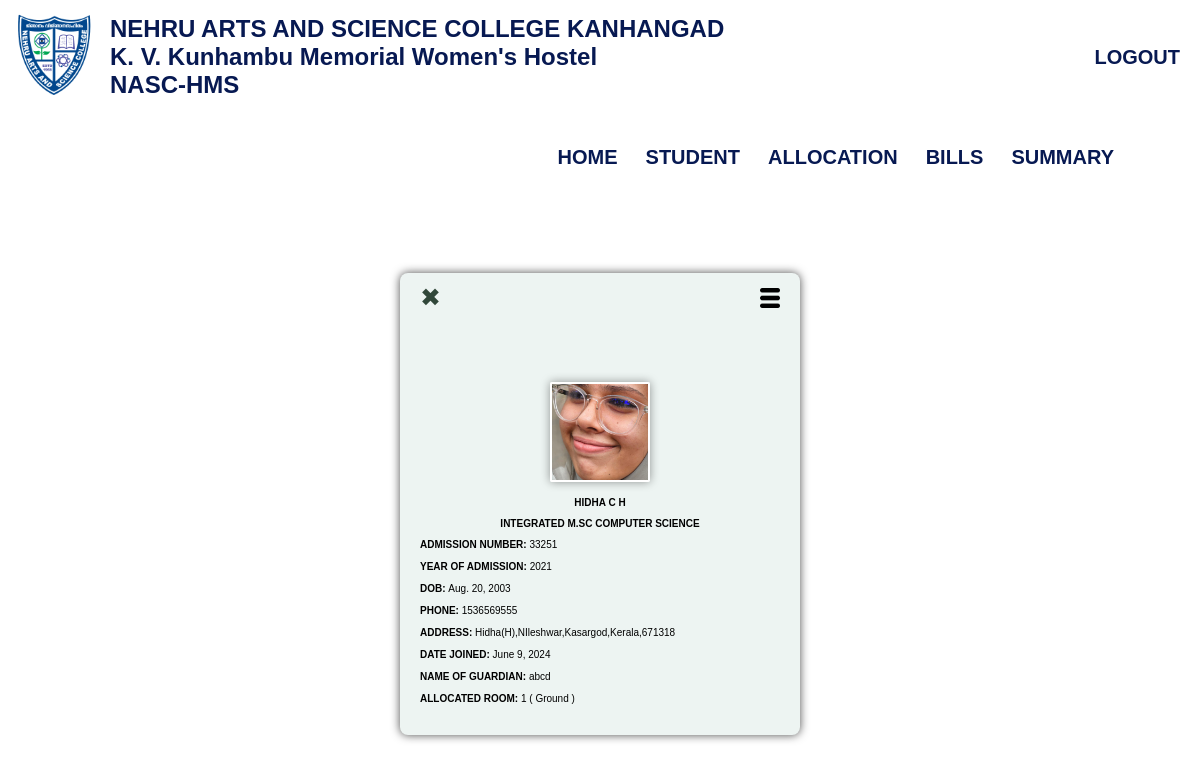
Page /view/1/ (signed in) on the committed database.
### hostel/models.py (models this page shows, shortened)
class Student(models.Model):
    admn_no = models.PositiveIntegerField(unique=True)
    name = models.CharField(max_length=50)
    year_of_admn = models.PositiveSmallIntegerField()
    dob = models.DateField()
    email = models.EmailField()
    photo = models.ImageField(upload_to="images/")
    contact_regex = RegexValidator(regex=r'^\d{10}$',message="Contact number must be a 10-digit number.")
    contact = models.CharField(validators=[contact_regex], max_length=10)  # Using CharField for contact with max length 10
    house_name = models.CharField(max_length=50)
    place = models.CharField(max_length=50)
    dist = models.CharField(max_length=50)
    state = models.CharField(max_length=50)
    pincode = models.PositiveIntegerField()
    parent_name = models.CharField(max_length=50)
    parent_occupation = models.CharField(max_length=100)
    annual_income = models.PositiveIntegerField()
    pgm = models.ForeignKey(Programme, on_delete=models.CASCADE)
    date_joined = models.DateField(auto_now_add=True)
    CATEGORY_CHOICES = [
        ('GENERAL', 'GENERAL'),
        ('OBC', 'OBC'),
        ('OEC', 'OEC'),
        ('SC', 'SC'),
        ('ST', 'ST'),
    ]
    category = models.CharField(max_length=20, choices=CATEGORY_CHOICES, default='GENERAL')
    EGRANTZ_CHOICES = [
        (True, 'Yes'),
        (False, 'No'),
    ]
    E_Grantz = models.BooleanField(choices=EGRANTZ_CHOICES)

class Programme(models.Model):
    pgm_id = models.SmallIntegerField(unique=True)
    pgm_name = models.CharField(max_length=100,unique=True)
    dept_id = models.ForeignKey(Department,on_delete=models.CASCADE)
    no_of_sems = models.PositiveSmallIntegerField()
    grad_choices = [('UG','UG'),('PG','PG')]
    grad_level = models.CharField(max_length=5,choices=grad_choices)
    def __str__(self):
        return self.pgm_name

class Allotment(models.Model):
    room_number = models.ForeignKey(Room,on_delete=models.CASCADE)
    name = models.OneToOneField(Student,on_delete=models.CASCADE)

class Room(models.Model):
    room_number = models.SmallIntegerField(unique=True)
    floor_choices = [('Ground','Ground'),('First','First'),('Second','Second')]
    floor = models.CharField(max_length=50, choices=floor_choices)
    def __str__(self):
        return str(self.room_number)

### hostel/views.py (the view)
# urls.py: path('view/<int:student_id>/',views.view_details,name='view_details'),
@group_required('admin')
def view_details(request, student_id):
    student = Student.objects.filter(id=student_id).select_related('pgm').first()
    room = Allotment.objects.filter(name_id=student_id).select_related('room_number').first()
    student_image_url = None
    if student and student.photo:
        student_image_url = settings.MEDIA_URL + str(student.photo)
    return render(request, "hostel/details.html", {'student': student, 'student_image_url': student_image_url,'room':room})

### hostel/templates/hostel/details.html (shortened to what this page needs)
{% extends 'hostel/base.html' %}
{% load static %}
{% block style %}
<link rel="stylesheet" href="{% static 'styles/details.css' %}">
{% endblock %}
{% block content %}
<div class="main">
    <div class="student-details">
        <div class="header-links">
            <a href="{% url 'view_student' %}" class="back-link" id="closeBtn">&#10006;</a>
            <img src="{% static 'options.png' %}" alt="Menu" class="menu" onclick="toggleModifyLinks()">
        </div>
        <div class="image-container">
            {% if student_image_url %}
                <img src="{{ student_image_url }}" alt="Student Image" class="student-photo">
            {% else %}
                <p>No image available</p>
            {% endif %}
        </div>
        <p class="name-pgm"><strong>{{student.name}}</strong></p>
        <p class="name-pgm">{{student.pgm}}</p>
        <div class="other-details">
            <p><strong>ADMISSION NUMBER: </strong>{{student.admn_no}}</p><br>
            <p><strong>YEAR OF ADMISSION: </strong>{{student.year_of_admn}}</p><br>
            <p><strong>DOB: </strong>{{student.dob}}</p><br>
            <p><strong>PHONE: </strong>{{student.contact}}</p><br>
            <p><strong>ADDRESS: </strong>{{student.house_name}},{{student.place}},{{student.dist}},{{student.state}},{{student.pincode}}</p><br>
            <p><strong>DATE JOINED: </strong>{{student.date_joined}}</p><br>
            <p><strong>NAME OF GUARDIAN: </strong>{{student.parent_name}}</p><br>
            {% if room %}
                <p><strong>ALLOCATED ROOM: </strong>{{room.room_number}} ( {{room.room_number.floor}} )</p><br>
            {% else %}
                <p><strong>ALLOCATED ROOM: </strong>Currently not allocated any room</p><br>
            {% endif %}
        </div>
    </div>
</div>
{% endblock %}

### hostel/templates/hostel/base.html (shortened to what this page needs)
{% load static %}
<!DOCTYPE html>
<html lang="en">
<head>
    <link rel="stylesheet" href="{% static 'styles/base.css' %}">
    {% block style %}
    {% endblock %}
</head>
<body>
    <section class="header">
        <div class="nasc">
            <div class="logo-heading">
                <a href="{% url 'home' %}"><img src="{% static 'logo.png' %}" id="logo"></a>
                <h1>NEHRU ARTS AND SCIENCE COLLEGE KANHANGAD <br> K. V. Kunhambu Memorial Women's Hostel <br> NASC-HMS </h1>
            </div>
            <form action="{% url 'logout' %}" method="post" class="logout-form">
                <button type="submit" value="Logout" class="logout-btn">Logout</button>
            </form>
        </div>
        <nav>
            <div class="nav-links" id="navLinks">
                <ul>
                    <li><a href="{% url 'home' %}">HOME</a></li>
                    <li><a href="">STUDENT</a>
                    </li>
                    <li><a href="">ALLOCATION</a>
                    </li>
                    <li><a href="{% url 'view_bill' %}">BILLS</a></li>
                    <li><a href="{% url 'view_attendance' %}">SUMMARY</a></li>
                </ul>
            </div>
        </nav>
            {% block content %}
            {% endblock %}
    </section>
</body>
</html>

### hostel/static/styles/base.css (style rules this page uses)
* { margin: 0; padding: 0; font-family: sans-serif; box-sizing: border-box; }
.nasc { padding: 10px; display: flex; justify-content: space-between; align-items: center; }
.logo-heading { display: flex; align-items: center; }
.nasc h1 { padding-left: 10px; color: #071952; }
.header { min-height: 100vh; width: 100%; background-position: center; background-size: cover; position: relative; }
.logout-form { margin-left: auto; }
.logout-btn { border: none; text-transform: uppercase; padding: 5px 10px; background-color: transparent; color: #071952; font-weight: bolder; font-size: 20px; }
nav { display: flex; padding: 2% 6%; justify-content: space-between; align-items: center; }
nav ul { display: inline-flex; list-style: none; color: #071952; }
nav ul li { list-style: none; display: inline-block; padding: 8px 14px; position: relative; }
nav ul li a { text-decoration: none; color: #071952; font-size: 20px; font-weight: bolder; }
#logo { width: 90px; margin-left: auto; }
.nav-links { flex: 1; text-align: right; }
.nav-links ul li::after { content: ""; width: 0; height: 2px; background:#071952; display: block; margin: auto; transition: 0.5s; }

### hostel/static/styles/details.css (style rules this page uses)
.main { margin-top: 70px; margin-bottom: 100px; }
.name-pgm { text-transform: uppercase; font-weight: bold; font-size: 10px; margin-bottom: 10px; }
.header-links { display: flex; justify-content: space-between; align-items: center; position: relative; top: 0; width: 100%; padding: 0; margin-bottom: 70px; }
.header-links .back-link { font-size: 25px; color: #31473A; text-decoration: none; display: inline-block; }
.header-links .menu { width: 20px; height: 20px; cursor: pointer; }
.student-details { background-color: #EDF4F2; padding: 20px; padding-top: 10px; border-radius: 8px; max-width: 400px; margin: 0 auto; text-align: center; font-family: 'Times New Roman', Times, serif; box-shadow: 0 0 10px 0 rgba(0, 0, 0, 0.7); font-size: 10px; color: black; }
.image-container { width: 100px; height: 100px; overflow: hidden; position: relative; border: 2px solid white; margin: 15px auto; box-shadow: 0 0 10px 0 rgba(0, 0, 0, 0.4); border-radius: 2px; }
.student-photo { width: 100%; height: auto; position: absolute; top: 50%; left: 50%; transform: translate(-50%, -50%); }
.other-details { text-align: left; font-family: 'Times New Roman', Times, serif; }

### rows in the picture
Student: name "HIDHA C H", pgm "INTEGRATED M.SC COMPUTER SCIENCE", admn_no "33251", year_of_admn "2021", dob "Aug. 20, 2003", contact "1536569555", house_name "Hidha(H)", place "NIleshwar", dist "Kasargod", state "Kerala", pincode "671318", date_joined "June 9, 2024", parent_name "abcd"
Allotment: room_number "1", room_number.floor "Ground"
